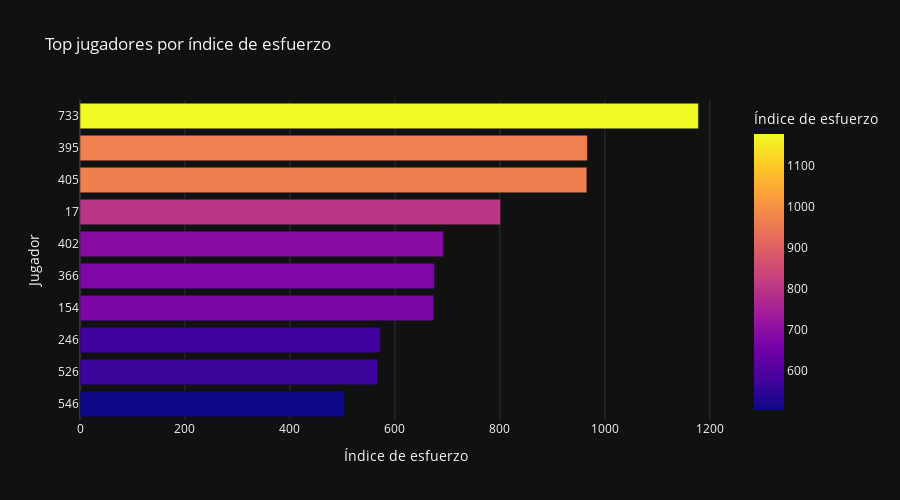

Notebook source saved alongside this figure:
### Code cell
top_n = 10
df_top = jugador_stats.sort_values("indice_esfuerzo", ascending=False).head(top_n)
df_top["jugador_id"] = df_top["jugador_id"].astype(str)
fig = px.bar(
    df_top,
    x="indice_esfuerzo",
    y="jugador_id",
    orientation="h",
    color="indice_esfuerzo",
    hover_data={
        "localidad": True,
        "km_totales": ':.1f',
        "km_prom": ':.1f',
        "cantidad_eventos": True,
        "indice_esfuerzo":':.1f'
    },
    title="Top jugadores por índice de esfuerzo",
    labels={
        "jugador_id": "Jugador",
        "indice_esfuerzo": "Índice de esfuerzo",
        "km_totales": "Km Acumulados",
        "km_prom": "Km promedio por evento",
        "cantidad_eventos": "Cantidad de eventos",
        "localidad": "Localidad",
        "km_p90":"Km. Perc.90"
    },
    template="plotly_dark"
)

fig.update_layout(
    yaxis=dict(autorange="reversed"),
    height=500,
    width=900
)

fig.show()

### Figure 1 — Plotly figure (JSON) as saved in the notebook; plotly's stock layout.template omitted (floating-point values rounded to 4 significant figures)
{"data": [{"customdata": [["Rafaela", 3352.0, 209.5, 16], ["Rafaela", 2915.0, 208.2, 14], ["Bell Ville", 2595.0, 144.2, 18], ["Rosario", 2259.0, 141.2, 16], ["Paraná", 2224.0, 185.3, 12], ["Alcorta", 1802.0, 106.0, 17], ["Arroyo Seco", 2020.0, 144.3, 14], ["Paraná", 1966.0, 196.6, 10], ["Rufino", 1777.0, 136.7, 13], ["Rufino", 1632.0, 136.0, 12]], "hovertemplate": "Índice de esfuerzo=%{marker.color:.1f}<br>Jugador=%{y}<br>Localidad=%{customdata[0]}<br>Km Acumulados=%{customdata[1]:.1f}<br>Km promedio por evento=%{customdata[2]:.1f}<br>Cantidad de eventos=%{customdata[3]}<extra></extra>", "legendgroup": "", "marker": {"color": [1178.0, 966.7, 965.7, 801.5, 692.4, 675.6, 673.5, 571.9, 567.4, 504.0], "coloraxis": "coloraxis", "pattern": {"shape": ""}}, "name": "", "orientation": "h", "showlegend": false, "textposition": "auto", "type": "bar", "x": [1178.0, 966.7, 965.7, 801.5, 692.4, 675.6, 673.5, 571.9, 567.4, 504.0], "xaxis": "x", "y": ["733", "395", "405", "17", "402", "366", "154", "246", "526", "546"], "yaxis": "y"}], "layout": {"barmode": "relative", "coloraxis": {"colorbar": {"title": {"text": "Índice de esfuerzo"}}, "colorscale": [[0, "#0d0887"], [0.1111, "#46039f"], [0.2222, "#7201a8"], [0.3333, "#9c179e"], [0.4444, "#bd3786"], [0.5556, "#d8576b"], [0.6667, "#ed7953"], [0.7778, "#fb9f3a"], [0.8889, "#fdca26"], [1, "#f0f921"]]}, "height": 500, "legend": {"tracegroupgap": 0}, "title": {"text": "Top jugadores por índice de esfuerzo"}, "width": 900, "xaxis": {"anchor": "y", "domain": [0, 1], "title": {"text": "Índice de esfuerzo"}}, "yaxis": {"anchor": "x", "autorange": "reversed", "domain": [0, 1], "title": {"text": "Jugador"}}}}
